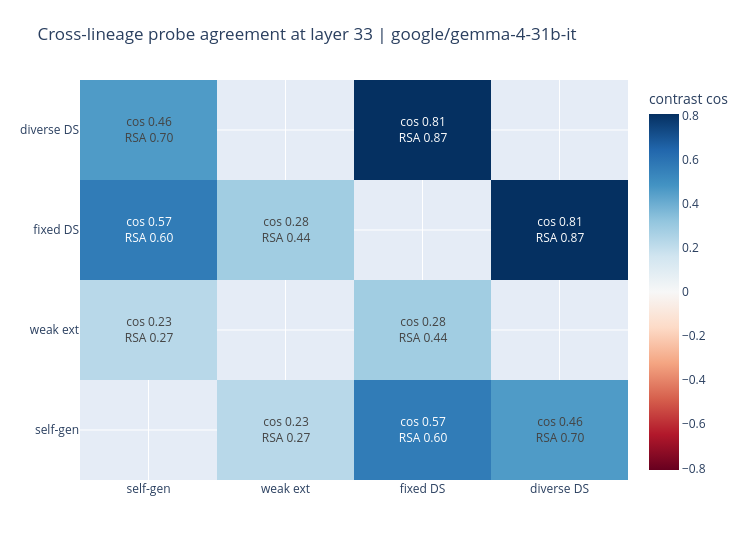

The cell this chart's notebook holds for it:
### Markdown cell above
## 5. Direction geometry across lineages (E11's R2 read)

**How to read this:** each cell compares two probe sets at layer 33
(geometry peak). Top number: mean per-emotion contrast cosine (do the
DIRECTIONS agree?). Bottom number: RSA over the 12x12 emotion-similarity
matrices (does the SHAPE of emotion space agree?). **What this buys:** the
mechanism picture. A stronger generator converges toward the probed model's
own directions (0.57 versus the weak corpus's 0.22), and the diverse arm
keeps the shape (RSA 0.70) while rotating individual directions (cos 0.46).

### Code cell
# this cell draws the pairwise cosine and RSA matrix across the four lineages
pairs = {**e11["r2_cross_lineage_layer33"], **full_grid["r2_cross_lineage_layer33"]}
short = {"selfgen": "self-gen", "selfgen_postfix": "self-gen",
         "weak_external": "weak ext", "fixed_deepseek_n256": "fixed DS",
         "strong_external": "fixed DS", "diverse_deepseek_n1024": "diverse DS"}
names = ["self-gen", "weak ext", "fixed DS", "diverse DS"]
cos = np.full((4, 4), np.nan); rsa = np.full((4, 4), np.nan)
for k, v in pairs.items():
    a, b = k.split("_vs_")
    if short.get(a) in names and short.get(b) in names:
        i, j = names.index(short[a]), names.index(short[b])
        cos[i, j] = cos[j, i] = v["mean_contrast_cos"]
        rsa[i, j] = rsa[j, i] = v["rsa_12x12"]
text = [[("" if np.isnan(cos[i][j]) else f"cos {cos[i][j]:.2f}<br>RSA {rsa[i][j]:.2f}")
         for j in range(4)] for i in range(4)]
fig = go.Figure(go.Heatmap(z=cos, x=names, y=names, text=text, texttemplate="%{text}",
                           colorscale="RdBu", zmid=0, colorbar_title="contrast cos"))
fig.update_layout(title=f"Cross-lineage probe agreement at layer 33 | {MODEL}",
                  width=750, height=560, margin=dict(t=80))
fig.show()

### Figure 1 — Plotly figure (JSON) as saved in the notebook; plotly's stock layout.template omitted (floating-point values rounded to 4 significant figures)
{"data": [{"colorbar": {"title": {"text": "contrast cos"}}, "colorscale": [[0.0, "rgb(103,0,31)"], [0.1, "rgb(178,24,43)"], [0.2, "rgb(214,96,77)"], [0.3, "rgb(244,165,130)"], [0.4, "rgb(253,219,199)"], [0.5, "rgb(247,247,247)"], [0.6, "rgb(209,229,240)"], [0.7, "rgb(146,197,222)"], [0.8, "rgb(67,147,195)"], [0.9, "rgb(33,102,172)"], [1.0, "rgb(5,48,97)"]], "text": [["", "cos 0.23<br>RSA 0.27", "cos 0.57<br>RSA 0.60", "cos 0.46<br>RSA 0.70"], ["cos 0.23<br>RSA 0.27", "", "cos 0.28<br>RSA 0.44", ""], ["cos 0.57<br>RSA 0.60", "cos 0.28<br>RSA 0.44", "", "cos 0.81<br>RSA 0.87"], ["cos 0.46<br>RSA 0.70", "", "cos 0.81<br>RSA 0.87", ""]], "texttemplate": "%{text}", "type": "heatmap", "x": ["self-gen", "weak ext", "fixed DS", "diverse DS"], "y": ["self-gen", "weak ext", "fixed DS", "diverse DS"], "z": [[NaN, 0.2255, 0.5678, 0.4591], [0.2255, NaN, 0.2842, NaN], [0.5678, 0.2842, NaN, 0.8075], [0.4591, NaN, 0.8075, NaN]], "zmid": 0}], "layout": {"height": 560, "margin": {"t": 80}, "title": {"text": "Cross-lineage probe agreement at layer 33 | google/gemma-4-31b-it"}, "width": 750}}
